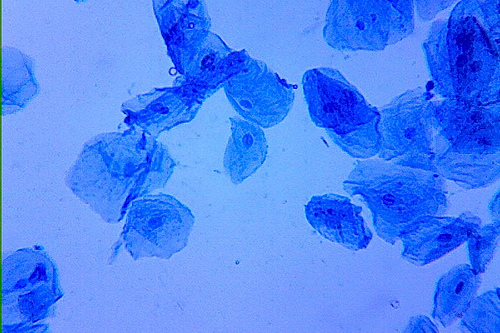
#> input picture COMP61342 Computer Vision/Practical Assignment/python_snippets/snippet_09/human-cheek-cells.jpg, 500 x 333 px
$ python snippet_09.py
#> lines starting #> are read from the running program, lines starting #| are printed output that depends on the picture; after the words box and inside, x2 and y2 are one past the last pixel; in counts of white or black regions, pixels touching at a corner belong together
# snippet_09.py
# -----------------------

"""
Python Code Snippets
Terence Morley, Department of Computer Science,
    The University of Manchester, Nov 2020

Purpose: Threshold a greyscale image.
"""

import cv2
import sys
from matplotlib import pyplot as plt
import numpy as np


input_file = 'human-cheek-cells.jpg'
img = cv2.imread(input_file, cv2.IMREAD_GRAYSCALE)
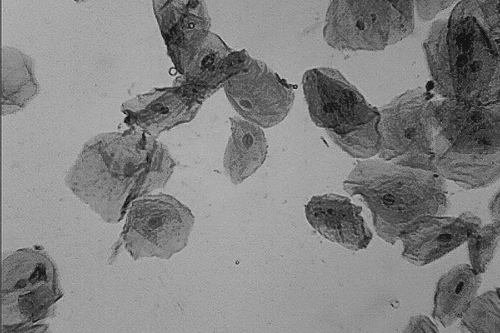
#> img: shape (333, 500); min 16, max 211, mean 130.9
#
# Check for success
if img is None:
    print('Failed to open', input_file)
    sys.exit()


# Threshold manually at intensity level 150
# Note that threshold() returns the computued threshold value
# and the resulting image.  We don't need the value so we put
# it in _.
_, output = cv2.threshold(img, 150, 255, cv2.THRESH_BINARY)
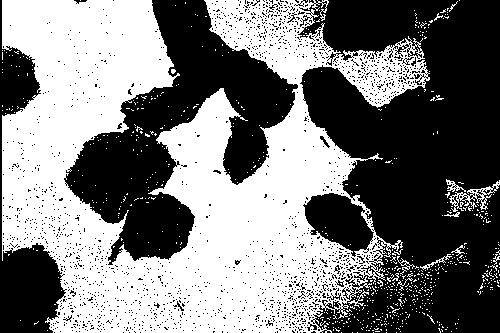
#> output: shape (333, 500); 48.5% white; 694 white regions (678 under 20 px), largest, box (x1, y1, x2, y2) and area: (2, 0, 430, 333) 78238, (449, 180, 500, 212) 411, (446, 179, 466, 192) 90
cv2.imwrite('thresh_150.jpg', output)

# Threshold automatically with Otsu's method
# This time, we do want the computed threshold value
T, output = cv2.threshold(img, 0, 255, cv2.THRESH_BINARY + cv2.THRESH_OTSU)
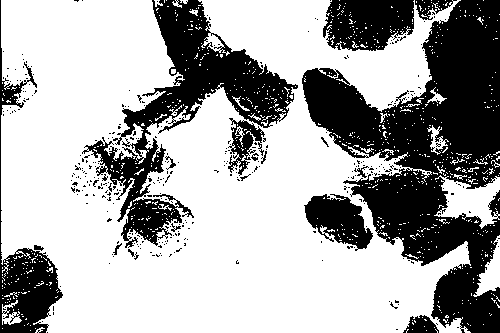
#> output: shape (333, 500); 65.9% white; 357 black regions (338 under 20 px), largest, box (x1, y1, x2, y2) and area: (302, 0, 500, 333) 29838, (82, 0, 298, 248) 13487, (0, 0, 63, 333) 4423
#> T = 119
cv2.imwrite('thresh_otsu.jpg', output)
print("Threshold value found by Otsu's method:", T)
#| Threshold value found by Otsu's method: 119.0
